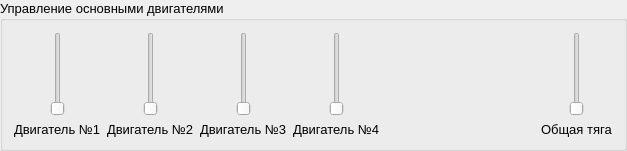
                <widget class="QGroupBox" name="groupBox_14">
                 <property name="font">
                  <font>
                   <pointsize>10</pointsize>
                  </font>
                 </property>
                 <property name="title">
                  <string>Управление основными двигателями</string>
                 </property>
                 <layout class="QHBoxLayout" name="horizontalLayout_17">
                  <item>
                   <layout class="QVBoxLayout" name="verticalLayout_14">
                    <item>
                     <widget class="QSlider" name="verticalSlider_5">
                      <property name="sizePolicy">
                       <sizepolicy hsizetype="Minimum" vsizetype="Expanding">
                        <horstretch>0</horstretch>
                        <verstretch>0</verstretch>
                       </sizepolicy>
                      </property>
                      <property name="orientation">
                       <enum>Qt::Vertical</enum>
                      </property>
                     </widget>
                    </item>
                    <item>
                     <widget class="QLabel" name="label_13">
                      <property name="text">
                       <string>Двигатель №1</string>
                      </property>
                     </widget>
                    </item>
                   </layout>
                  </item>
                  <item>
                   <layout class="QVBoxLayout" name="verticalLayout_13">
                    <item>
                     <widget class="QSlider" name="verticalSlider_4">
                      <property name="sizePolicy">
                       <sizepolicy hsizetype="Minimum" vsizetype="Expanding">
                        <horstretch>0</horstretch>
                        <verstretch>0</verstretch>
                       </sizepolicy>
                      </property>
                      <property name="orientation">
                       <enum>Qt::Vertical</enum>
                      </property>
                     </widget>
                    </item>
                    <item>
                     <widget class="QLabel" name="label_12">
                      <property name="text">
                       <string>Двигатель №2</string>
                      </property>
                     </widget>
                    </item>
                   </layout>
                  </item>
                  <item>
                   <layout class="QVBoxLayout" name="verticalLayout_12">
                    <item>
                     <widget class="QSlider" name="verticalSlider_3">
                      <property name="sizePolicy">
                       <sizepolicy hsizetype="Minimum" vsizetype="Expanding">
                        <horstretch>0</horstretch>
                        <verstretch>0</verstretch>
                       </sizepolicy>
                      </property>
                      <property name="orientation">
                       <enum>Qt::Vertical</enum>
                      </property>
                     </widget>
                    </item>
                    <item>
                     <widget class="QLabel" name="label_11">
                      <property name="text">
                       <string>Двигатель №3</string>
                      </property>
                     </widget>
                    </item>
                   </layout>
                  </item>
                  <item>
                   <layout class="QVBoxLayout" name="verticalLayout_11">
                    <item>
                     <widget class="QSlider" name="verticalSlider_2">
                      <property name="sizePolicy">
                       <sizepolicy hsizetype="Minimum" vsizetype="Expanding">
                        <horstretch>0</horstretch>
                        <verstretch>0</verstretch>
                       </sizepolicy>
                      </property>
                      <property name="orientation">
                       <enum>Qt::Vertical</enum>
                      </property>
                     </widget>
                    </item>
                    <item>
                     <widget class="QLabel" name="label_10">
                      <property name="text">
                       <string>Двигатель №4</string>
                      </property>
                     </widget>
                    </item>
                   </layout>
                  </item>
                  <item>
                   <spacer name="horizontalSpacer">
                    <property name="orientation">
                     <enum>Qt::Horizontal</enum>
                    </property>
                    <property name="sizeType">
                     <enum>QSizePolicy::Ignored</enum>
                    </property>
                    <property name="sizeHint" stdset="0">
                     <size>
                      <width>155</width>
                      <height>20</height>
                     </size>
                    </property>
                   </spacer>
                  </item>
                  <item>
                   <layout class="QVBoxLayout" name="verticalLayout_10">
                    <item>
                     <widget class="QSlider" name="verticalSlider">
                      <property name="sizePolicy">
                       <sizepolicy hsizetype="Minimum" vsizetype="Expanding">
                        <horstretch>0</horstretch>
                        <verstretch>0</verstretch>
                       </sizepolicy>
                      </property>
                      <property name="orientation">
                       <enum>Qt::Vertical</enum>
                      </property>
                     </widget>
                    </item>
                    <item>
                     <widget class="QLabel" name="label_9">
                      <property name="text">
                       <string>Общая тяга</string>
                      </property>
                     </widget>
                    </item>
                   </layout>
                  </item>
                 </layout>
                </widget>
